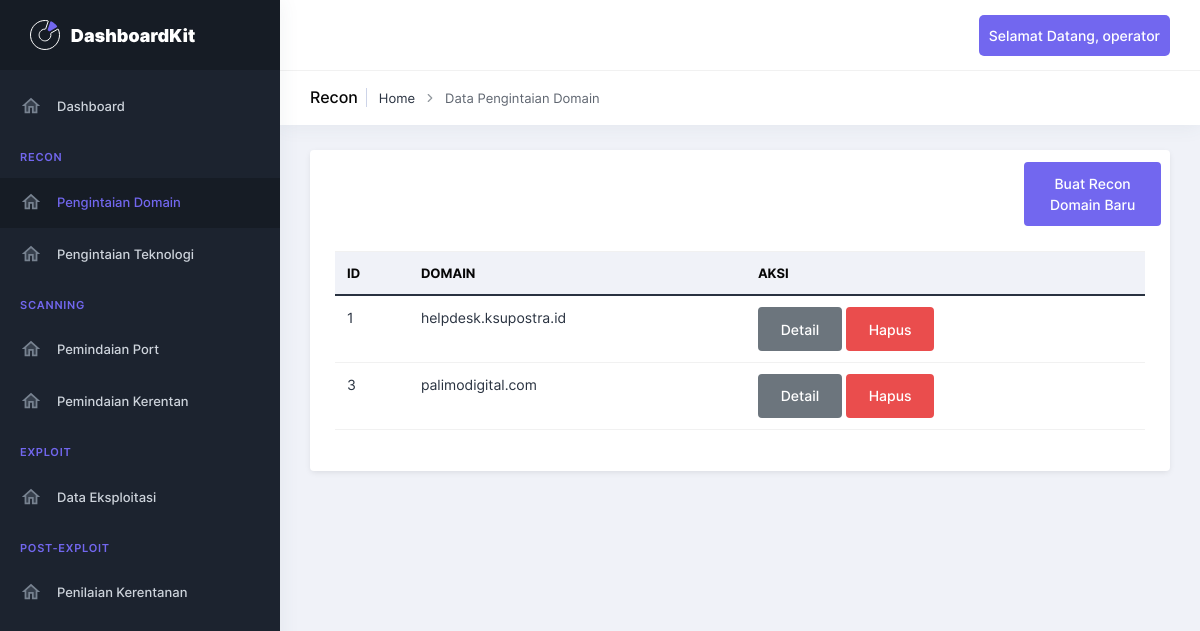
/viewDomain (signed in), run on the app's committed database.
### models.py (models this page shows, shortened)
class User(db.Model, UserMixin):
    id_user = db.Column(db.Integer, primary_key=True)
    username = db.Column(db.String(150), unique=True, nullable=False)
    password = db.Column(db.String(150), nullable=False)
    role = db.Column(db.String(50), nullable=False)

class ReconDomain(db.Model):
    id = db.Column(db.Integer, primary_key=True)
    id_user = db.Column(db.Integer, db.ForeignKey('user.id_user'), nullable=False)
    domain = db.Column(db.String(255), nullable=False)
    domain_id = db.Column(db.String(255))
    creation_date = db.Column(db.String(255))
    expiration_date = db.Column(db.String(255))
    registrar = db.Column(db.String(255))
    registrar_city= db.Column(db.String(255))
    registrar_phone= db.Column(db.String(255))
    name_servers = db.Column(db.Text)

### app.py (the view, shortened to what this page needs)
@app.route('/viewDomain', methods=['GET', 'POST'])
@login_required
@role_required('operator')
def viewDomain():
    user_role = current_user.role
    username = current_user.username
    return render_template('viewDomain.html', username=username, role=user_role, data=get_data_domain())

### app.py (called while the page is built)
def get_data_domain():
    return ReconDomain.query.filter_by(id_user=current_user.id_user).all()

@login_manager.user_loader
def load_user(user_id):
    return User.query.get(int(user_id))

### templates/viewDomain.html (shortened to what this page needs)
{% extends "layouts/base.html" %}
{% block content %}
    <section class="pc-container">
        <div class="pcoded-content">
            <div class="page-header">
                <div class="page-block">
                    <div class="row align-items-center">
                        <div class="col-md-12">
                            <div class="page-header-title">
                                <h5 class="m-b-10">Recon</h5>
                            </div>
                            <ul class="breadcrumb">
                                <li class="breadcrumb-item"><a href="index.html">Home</a></li>
                                <li class="breadcrumb-item"><a href="#!">Data Pengintaian Domain</a></li>
                            </ul>
                        </div>
                    </div>
                </div>
            </div>
            <div class="row">
                <div class="col-md-12">
                    <div class="card">
                        <button type="button" style="width: 16%; margin-left: 83%;margin-top: 12px;" class="btn btn-primary" data-toggle="modal" data-target="#createDomainModal">Buat Recon Domain Baru</button>
                        <div class="card-body table-border-style">
                            <div class="table-responsive">
                                <table class="table">
                                    <thead>
                                        <tr>
                                            <th>ID</th>
                                            <th>Domain</th>
                                            <th>Aksi</th>
                                        </tr>
                                    </thead>
                                    <tbody>
                                        {% for domain in data %}
                                        <tr>
                                            <td>{{domain.id}}</td>
                                            <td>{{domain.domain}}</td>
                                            <td>
                                                <button type="button" class="btn btn-secondary" onclick="window.location.href = '/detailDomain/{{domain.id}}';">Detail</button>
                                                <form action="{{ url_for('deleteDomain', id=domain.id) }}" method="POST" style="display:inline;">
                                                    <button type="submit" class="btn btn-danger">Hapus</button>
                                                </form>
                                            </td>
                                        </tr>
                                        {% endfor %}
                                    </tbody>
                                </table>
                            </div>
                        </div>
                    </div>
                </div>
            </div>
        </div>
    </section>
{% endblock content %}

### templates/includes/navigation.html (shortened to what this page needs)
	<header class="pc-header ">
		<div class="header-wrapper">
			<div class="ms-auto">
				<ul class="list-unstyled">
					<li class="dropdown pc-h-item">
						<a class="pc-head-link dropdown-toggle arrow-none me-0" data-bs-toggle="dropdown" href="#" role="button"
							aria-haspopup="false" aria-expanded="false"style="background-color: #7267EF;  color: white; padding: 10px; border-radius: 5px;">
							Selamat Datang, {{ username }}
						</a>
					</li>
				</ul>
			</div>
		</div>
	</header>

### data on the page
User: username "operator"
ReconDomain: id "1", domain "helpdesk.ksupostra.id"
ReconDomain: id "3", domain "palimodigital.com"
